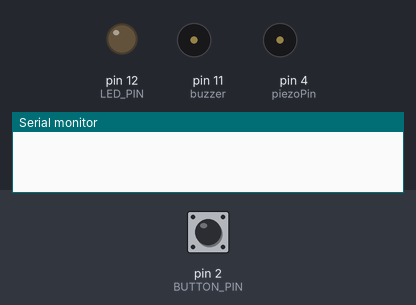
The sketch below on a simulated Arduino Uno, built with avr-gcc and run on an emulated ATmega328P. On the bench: output pins drawn as LEDs (lit = HIGH), buzzer (waves = sounding, pin HIGH), the last lines printed to the serial monitor. The inputs (shaded band) are chosen by the test bench; at power-on: pin 2 (BUTTON_PIN) HIGH.

Above: at 1.2 s.
1.3 s: pin 2 (BUTTON_PIN) pulled LOW for 0.15 s
At 3.6 s:
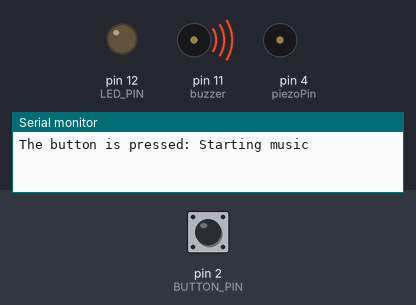
4.3 s: pin 2 (BUTTON_PIN) pulled LOW for 1 s
At 5.3 s:
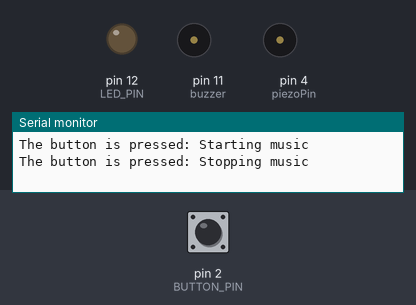
6.8 s: pin 2 (BUTTON_PIN) pulled LOW for 3.2 s
At 10.5 s:
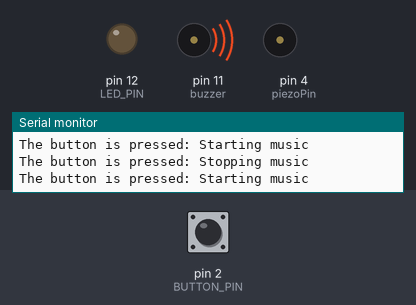
Timing chart, 0 to 17.5 s (numbered marks = the images above; inputs shaded):
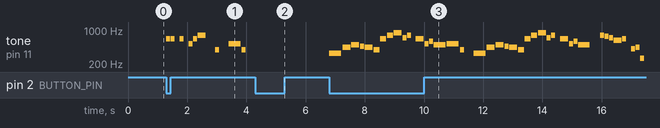

The sketch:

task_without_scheduler.ino
```cpp
#define NOTE_B0  31
#define NOTE_C1  33
#define NOTE_CS1 35
#define NOTE_D1  37
#define NOTE_DS1 39
#define NOTE_E1  41
#define NOTE_F1  44
#define NOTE_FS1 46
#define NOTE_G1  49
#define NOTE_GS1 52
#define NOTE_A1  55
#define NOTE_AS1 58
#define NOTE_B1  62
#define NOTE_C2  65
#define NOTE_CS2 69
#define NOTE_D2  73
#define NOTE_DS2 78
#define NOTE_E2  82
#define NOTE_F2  87
#define NOTE_FS2 93
#define NOTE_G2  98
#define NOTE_GS2 104
#define NOTE_A2  110
#define NOTE_AS2 117
#define NOTE_B2  123
#define NOTE_C3  131
#define NOTE_CS3 139
#define NOTE_D3  147
#define NOTE_DS3 156
#define NOTE_E3  165
#define NOTE_F3  175
#define NOTE_FS3 185
#define NOTE_G3  196
#define NOTE_GS3 208
#define NOTE_A3  220
#define NOTE_AS3 233
#define NOTE_B3  247
#define NOTE_C4  262
#define NOTE_CS4 277
#define NOTE_D4  294
#define NOTE_DS4 311
#define NOTE_E4  330
#define NOTE_F4  349
#define NOTE_FS4 370
#define NOTE_G4  392
#define NOTE_GS4 415
#define NOTE_A4  440
#define NOTE_AS4 466
#define NOTE_B4  494
#define NOTE_C5  523
#define NOTE_CS5 554
#define NOTE_D5  587
#define NOTE_DS5 622
#define NOTE_E5  659
#define NOTE_F5  698
#define NOTE_FS5 740
#define NOTE_G5  784
#define NOTE_GS5 831
#define NOTE_A5  880
#define NOTE_AS5 932
#define NOTE_B5  988
#define NOTE_C6  1047
#define NOTE_CS6 1109
#define NOTE_D6  1175
#define NOTE_DS6 1245
#define NOTE_E6  1319
#define NOTE_F6  1397
#define NOTE_FS6 1480
#define NOTE_G6  1568
#define NOTE_GS6 1661
#define NOTE_A6  1760
#define NOTE_AS6 1865
#define NOTE_B6  1976
#define NOTE_C7  2093
#define NOTE_CS7 2217
#define NOTE_D7  2349
#define NOTE_DS7 2489
#define NOTE_E7  2637
#define NOTE_F7  2794
#define NOTE_FS7 2960
#define NOTE_G7  3136
#define NOTE_GS7 3322
#define NOTE_A7  3520
#define NOTE_AS7 3729
#define NOTE_B7  3951
#define NOTE_C8  4186
#define NOTE_CS8 4435
#define NOTE_D8  4699
#define NOTE_DS8 4978
#define REST      0


#include "super_mario.h"

const int BUTTON_PIN = 2;
const int LED_PIN = 12;
const byte piezoPin = 4;

const byte COUNT_NOTES = 39;

int ledState = LOW;
int lastButtonState = HIGH;
int currentButtonState;

int tones[COUNT_NOTES] = {
  392, 392, 392, 311, 466, 392, 311, 466, 392,
  // Add more tones as needed
};

int durations[COUNT_NOTES] = {
  350, 350, 350, 250, 100, 350, 250, 100, 700,
  // Add more durations as needed
};

unsigned long lastNoteTime = 0;


enum MusicState {
  MUSIC_IDLE,
  MUSIC_PLAYING
};

MusicState musicState = MUSIC_IDLE;

void playMusic() {
  if (currentNoteIndex < COUNT_NOTES && !stop_signal) {
    tone(piezoPin, tones[currentNoteIndex], durations[currentNoteIndex] * 2);
    lastNoteTime = millis();
    delay(durations[currentNoteIndex] * 2);
    noTone(piezoPin);
    currentNoteIndex++;
  } else {
    musicState = MUSIC_IDLE;
    currentNoteIndex = 0;
    stop_signal = false;
  }
}

void checkButton() {
  currentButtonState = digitalRead(BUTTON_PIN);

  if (lastButtonState == HIGH && currentButtonState == LOW) {
    Serial.print("The button is pressed: ");

    if (musicState == MUSIC_IDLE) {
      Serial.println("Starting music");
      musicState = MUSIC_PLAYING;
      stop_signal = false;
    } else {
      Serial.println("Stopping music");
      stop_signal = true;
      divider = 0, noteDuration = 0;
      //currentNoteIndex = 0;

      ledState = LOW;
      lastButtonState = HIGH;
      currentButtonState;
      musicState = MUSIC_IDLE;
    }


        // control LED arccoding to the toggled state
    digitalWrite(LED_PIN, MUSIC_PLAYING ? LOW : HIGH);  //turns the LED on or off based on the variable
  }

  lastButtonState = currentButtonState;
}

void setup() {
  Serial.begin(9600);
  pinMode(BUTTON_PIN, INPUT);
  pinMode(LED_PIN, OUTPUT);
  pinMode(piezoPin, OUTPUT);
}

void loop() {
  checkButton();

  if (musicState == MUSIC_PLAYING) {
    super_mario();


  }

  // Add other non-blocking tasks here as needed
}
```

super_mario.h
```cpp
#define NOTE_B0  31
#define NOTE_C1  33
#define NOTE_CS1 35
#define NOTE_D1  37
#define NOTE_DS1 39
#define NOTE_E1  41
#define NOTE_F1  44
#define NOTE_FS1 46
#define NOTE_G1  49
#define NOTE_GS1 52
#define NOTE_A1  55
#define NOTE_AS1 58
#define NOTE_B1  62
#define NOTE_C2  65
#define NOTE_CS2 69
#define NOTE_D2  73
#define NOTE_DS2 78
#define NOTE_E2  82
#define NOTE_F2  87
#define NOTE_FS2 93
#define NOTE_G2  98
#define NOTE_GS2 104
#define NOTE_A2  110
#define NOTE_AS2 117
#define NOTE_B2  123
#define NOTE_C3  131
#define NOTE_CS3 139
#define NOTE_D3  147
#define NOTE_DS3 156
#define NOTE_E3  165
#define NOTE_F3  175
#define NOTE_FS3 185
#define NOTE_G3  196
#define NOTE_GS3 208
#define NOTE_A3  220
#define NOTE_AS3 233
#define NOTE_B3  247
#define NOTE_C4  262
#define NOTE_CS4 277
#define NOTE_D4  294
#define NOTE_DS4 311
#define NOTE_E4  330
#define NOTE_F4  349
#define NOTE_FS4 370
#define NOTE_G4  392
#define NOTE_GS4 415
#define NOTE_A4  440
#define NOTE_AS4 466
#define NOTE_B4  494
#define NOTE_C5  523
#define NOTE_CS5 554
#define NOTE_D5  587
#define NOTE_DS5 622
#define NOTE_E5  659
#define NOTE_F5  698
#define NOTE_FS5 740
#define NOTE_G5  784
#define NOTE_GS5 831
#define NOTE_A5  880
#define NOTE_AS5 932
#define NOTE_B5  988
#define NOTE_C6  1047
#define NOTE_CS6 1109
#define NOTE_D6  1175
#define NOTE_DS6 1245
#define NOTE_E6  1319
#define NOTE_F6  1397
#define NOTE_FS6 1480
#define NOTE_G6  1568
#define NOTE_GS6 1661
#define NOTE_A6  1760
#define NOTE_AS6 1865
#define NOTE_B6  1976
#define NOTE_C7  2093
#define NOTE_CS7 2217
#define NOTE_D7  2349
#define NOTE_DS7 2489
#define NOTE_E7  2637
#define NOTE_F7  2794
#define NOTE_FS7 2960
#define NOTE_G7  3136
#define NOTE_GS7 3322
#define NOTE_A7  3520
#define NOTE_AS7 3729
#define NOTE_B7  3951
#define NOTE_C8  4186
#define NOTE_CS8 4435
#define NOTE_D8  4699
#define NOTE_DS8 4978
#define REST      0

// change this to make the song slower or faster
int tempo = 200;

// change this to whichever pin you want to use
int buzzer = 11;


// notes of the moledy followed by the duration.
// a 4 means a quarter note, 8 an eighteenth , 16 sixteenth, so on
// !!negative numbers are used to represent dotted notes,
// so -4 means a dotted quarter note, that is, a quarter plus an eighteenth!!
int melody[] = {

  // Super Mario Bros theme
  // Score available at https://musescore.com/user/2123/scores/2145
  // Theme by Koji Kondo


  NOTE_E5,8, NOTE_E5,8, REST,8, NOTE_E5,8, REST,8, NOTE_C5,8, NOTE_E5,8, //1
  NOTE_G5,4, REST,4, NOTE_G4,8, REST,4,
  NOTE_C5,-4, NOTE_G4,8, REST,4, NOTE_E4,-4, // 3
  NOTE_A4,4, NOTE_B4,4, NOTE_AS4,8, NOTE_A4,4,
  NOTE_G4,-8, NOTE_E5,-8, NOTE_G5,-8, NOTE_A5,4, NOTE_F5,8, NOTE_G5,8,
  REST,8, NOTE_E5,4,NOTE_C5,8, NOTE_D5,8, NOTE_B4,-4,
  NOTE_C5,-4, NOTE_G4,8, REST,4, NOTE_E4,-4, // repeats from 3
  NOTE_A4,4, NOTE_B4,4, NOTE_AS4,8, NOTE_A4,4,
  NOTE_G4,-8, NOTE_E5,-8, NOTE_G5,-8, NOTE_A5,4, NOTE_F5,8, NOTE_G5,8,
  REST,8, NOTE_E5,4,NOTE_C5,8, NOTE_D5,8, NOTE_B4,-4,


  REST,4, NOTE_G5,8, NOTE_FS5,8, NOTE_F5,8, NOTE_DS5,4, NOTE_E5,8,//7
  REST,8, NOTE_GS4,8, NOTE_A4,8, NOTE_C4,8, REST,8, NOTE_A4,8, NOTE_C5,8, NOTE_D5,8,
  REST,4, NOTE_DS5,4, REST,8, NOTE_D5,-4,
  NOTE_C5,2, REST,2,

  REST,4, NOTE_G5,8, NOTE_FS5,8, NOTE_F5,8, NOTE_DS5,4, NOTE_E5,8,//repeats from 7
  REST,8, NOTE_GS4,8, NOTE_A4,8, NOTE_C4,8, REST,8, NOTE_A4,8, NOTE_C5,8, NOTE_D5,8,
  REST,4, NOTE_DS5,4, REST,8, NOTE_D5,-4,
  NOTE_C5,2, REST,2,

  NOTE_C5,8, NOTE_C5,4, NOTE_C5,8, REST,8, NOTE_C5,8, NOTE_D5,4,//11
  NOTE_E5,8, NOTE_C5,4, NOTE_A4,8, NOTE_G4,2,

  NOTE_C5,8, NOTE_C5,4, NOTE_C5,8, REST,8, NOTE_C5,8, NOTE_D5,8, NOTE_E5,8,//13
  REST,1,
  NOTE_C5,8, NOTE_C5,4, NOTE_C5,8, REST,8, NOTE_C5,8, NOTE_D5,4,
  NOTE_E5,8, NOTE_C5,4, NOTE_A4,8, NOTE_G4,2,
  NOTE_E5,8, NOTE_E5,8, REST,8, NOTE_E5,8, REST,8, NOTE_C5,8, NOTE_E5,4,
  NOTE_G5,4, REST,4, NOTE_G4,4, REST,4,
  NOTE_C5,-4, NOTE_G4,8, REST,4, NOTE_E4,-4, // 19

  NOTE_A4,4, NOTE_B4,4, NOTE_AS4,8, NOTE_A4,4,
  NOTE_G4,-8, NOTE_E5,-8, NOTE_G5,-8, NOTE_A5,4, NOTE_F5,8, NOTE_G5,8,
  REST,8, NOTE_E5,4, NOTE_C5,8, NOTE_D5,8, NOTE_B4,-4,

  NOTE_C5,-4, NOTE_G4,8, REST,4, NOTE_E4,-4, // repeats from 19
  NOTE_A4,4, NOTE_B4,4, NOTE_AS4,8, NOTE_A4,4,
  NOTE_G4,-8, NOTE_E5,-8, NOTE_G5,-8, NOTE_A5,4, NOTE_F5,8, NOTE_G5,8,
  REST,8, NOTE_E5,4, NOTE_C5,8, NOTE_D5,8, NOTE_B4,-4,

  NOTE_E5,8, NOTE_C5,4, NOTE_G4,8, REST,4, NOTE_GS4,4,//23
  NOTE_A4,8, NOTE_F5,4, NOTE_F5,8, NOTE_A4,2,
  NOTE_D5,-8, NOTE_A5,-8, NOTE_A5,-8, NOTE_A5,-8, NOTE_G5,-8, NOTE_F5,-8,

  NOTE_E5,8, NOTE_C5,4, NOTE_A4,8, NOTE_G4,2, //26
  NOTE_E5,8, NOTE_C5,4, NOTE_G4,8, REST,4, NOTE_GS4,4,
  NOTE_A4,8, NOTE_F5,4, NOTE_F5,8, NOTE_A4,2,
  NOTE_B4,8, NOTE_F5,4, NOTE_F5,8, NOTE_F5,-8, NOTE_E5,-8, NOTE_D5,-8,
  NOTE_C5,8, NOTE_E4,4, NOTE_E4,8, NOTE_C4,2,

  NOTE_E5,8, NOTE_C5,4, NOTE_G4,8, REST,4, NOTE_GS4,4,//repeats from 23
  NOTE_A4,8, NOTE_F5,4, NOTE_F5,8, NOTE_A4,2,
  NOTE_D5,-8, NOTE_A5,-8, NOTE_A5,-8, NOTE_A5,-8, NOTE_G5,-8, NOTE_F5,-8,

  NOTE_E5,8, NOTE_C5,4, NOTE_A4,8, NOTE_G4,2, //26
  NOTE_E5,8, NOTE_C5,4, NOTE_G4,8, REST,4, NOTE_GS4,4,
  NOTE_A4,8, NOTE_F5,4, NOTE_F5,8, NOTE_A4,2,
  NOTE_B4,8, NOTE_F5,4, NOTE_F5,8, NOTE_F5,-8, NOTE_E5,-8, NOTE_D5,-8,
  NOTE_C5,8, NOTE_E4,4, NOTE_E4,8, NOTE_C4,2,
  NOTE_C5,8, NOTE_C5,4, NOTE_C5,8, REST,8, NOTE_C5,8, NOTE_D5,8, NOTE_E5,8,
  REST,1,

  NOTE_C5,8, NOTE_C5,4, NOTE_C5,8, REST,8, NOTE_C5,8, NOTE_D5,4, //33
  NOTE_E5,8, NOTE_C5,4, NOTE_A4,8, NOTE_G4,2,
  NOTE_E5,8, NOTE_E5,8, REST,8, NOTE_E5,8, REST,8, NOTE_C5,8, NOTE_E5,4,
  NOTE_G5,4, REST,4, NOTE_G4,4, REST,4,
  NOTE_E5,8, NOTE_C5,4, NOTE_G4,8, REST,4, NOTE_GS4,4,
  NOTE_A4,8, NOTE_F5,4, NOTE_F5,8, NOTE_A4,2,
  NOTE_D5,-8, NOTE_A5,-8, NOTE_A5,-8, NOTE_A5,-8, NOTE_G5,-8, NOTE_F5,-8,

  NOTE_E5,8, NOTE_C5,4, NOTE_A4,8, NOTE_G4,2, //40
  NOTE_E5,8, NOTE_C5,4, NOTE_G4,8, REST,4, NOTE_GS4,4,
  NOTE_A4,8, NOTE_F5,4, NOTE_F5,8, NOTE_A4,2,
  NOTE_B4,8, NOTE_F5,4, NOTE_F5,8, NOTE_F5,-8, NOTE_E5,-8, NOTE_D5,-8,
  NOTE_C5,8, NOTE_E4,4, NOTE_E4,8, NOTE_C4,2,

  //game over sound
  NOTE_C5,-4, NOTE_G4,-4, NOTE_E4,4, //45
  NOTE_A4,-8, NOTE_B4,-8, NOTE_A4,-8, NOTE_GS4,-8, NOTE_AS4,-8, NOTE_GS4,-8,
  NOTE_G4,8, NOTE_D4,8, NOTE_E4,-2,

};

// sizeof gives the number of bytes, each int value is composed of two bytes (16 bits)
// there are two values per note (pitch and duration), so for each note there are four bytes
int notes = sizeof(melody) / sizeof(melody[0]) / 2;

// this calculates the duration of a whole note in ms
int wholenote = (60000 * 4) / tempo;

int stop_signal = 0;
int divider = 0, noteDuration = 0;
int currentNoteIndex = 0;

void super_mario() {
  // iterate over the notes of the melody.
  // Remember, the array is twice the number of notes (notes + durations)
  if (currentNoteIndex < notes * 2 && !stop_signal) {
    // calculates the duration of each note
    divider = melody[currentNoteIndex + 1];
    if (divider > 0) {
      // regular note, just proceed
      noteDuration = (wholenote) / divider;
    } else if (divider < 0) {
      // dotted notes are represented with negative durations!!
      noteDuration = (wholenote) / abs(divider);
      noteDuration *= 1.5; // increases the duration in half for dotted notes
    }

    // we only play the note for 90% of the duration, leaving 10% as a pause
    tone(buzzer, melody[currentNoteIndex], noteDuration * 0.9);

    // Wait for the specief duration before playing the next note.
    delay(noteDuration);

    // stop the waveform generation before the next note.
    noTone(buzzer);

    currentNoteIndex += 2;
  }
}
```

Measured:
- after the input at 1.3 s, tone on pin 11 (buzzer): plays 659 Hz for 0.14 s, 659 Hz for 0.14 s, 659 Hz for 0.14 s, 523 Hz for 0.14 s, 659 Hz for 0.14 s, 784 Hz for 0.27 s … (9 notes in this stretch), starting at once
- after the input at 4.3 s, tone on pin 11 (buzzer): stops changing and stays silent
- after the input at 6.8 s, tone on pin 11 (buzzer): plays 330 Hz for 0.41 s, 440 Hz for 0.27 s, 494 Hz for 0.27 s, 466 Hz for 0.14 s, 440 Hz for 0.27 s, 392 Hz for 0.20 s … (40 notes in this stretch), starting at once
